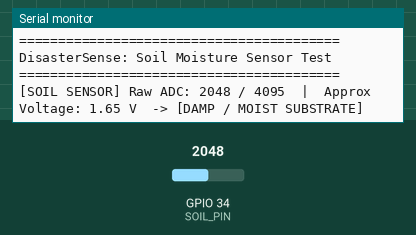
A sketch run on a simulated ESP32. On the bench: the last lines printed to the serial monitor. The test bench sets the inputs (shaded band); at power-on: GPIO 34 (SOIL_PIN) = 2048 (analog values on the 0–4095 scale).

Above: at 2.2 s.
2.3 s: GPIO 34 (SOIL_PIN) set to 1841
At 3.5 s:
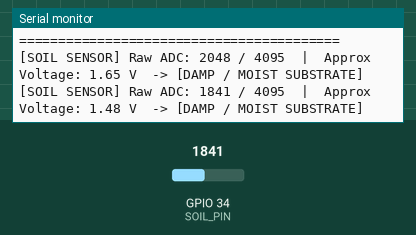
3.8 s: GPIO 34 (SOIL_PIN) set to 1728
At 5.2 s:
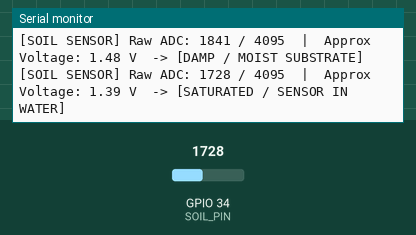

Measured:
- the behaviour switches between 1800 and 1799 on GPIO 34 (SOIL_PIN) (found by bisection; images 1 and 2)
- after the input at 2.3 s, the serial monitor: prints a new line after 0.41 s (image 1)
- after the input at 3.8 s, the serial monitor: prints a new line after 0.51 s (image 2)

The sketch:

test_soil_moisture.ino
```cpp
/*
 * DisasterSense - Test 4: Capacitive Soil Moisture Sensor
 *
 * Pin Connections:
 *   VCC     -> ESP32 3V3 rail
 *   GND     -> Common Ground rail
 *   AO/AOUT -> ESP32 GPIO 34 (ADC1 Channel 6, Input-only)
 *
 * Description:
 *   Reads the analog output voltage from the capacitive soil moisture sensor.
 *   Uses 12-bit ADC resolution (0 to 4095) with 11 dB attenuation (measuring 0 to ~3.3V).
 *   Averages 10 consecutive readings to filter out electrical noise.
 */

const int SOIL_PIN = 34;

void setup() {
  Serial.begin(115200);
  delay(1000);
  Serial.println("=========================================");
  Serial.println("DisasterSense: Soil Moisture Sensor Test");
  Serial.println("=========================================");

  // Set 12-bit ADC resolution (range 0 - 4095)
  analogReadResolution(12);

  // Set 11dB attenuation to allow measuring up to ~3.3V full scale
  analogSetPinAttenuation(SOIL_PIN, ADC_11db);
}

void loop() {
  // Take 10 samples and compute running average to eliminate noise
  long sum = 0;
  for (int i = 0; i < 10; i++) {
    sum += analogRead(SOIL_PIN);
    delay(10);
  }
  int rawAdc = sum / 10;

  // Approximate voltage conversion (3.3V reference / 4095 max ADC)
  float approxVoltage = (rawAdc / 4095.0) * 3.3;

  Serial.print("[SOIL SENSOR] Raw ADC: ");
  Serial.print(rawAdc);
  Serial.print(" / 4095  |  Approx Voltage: ");
  Serial.print(approxVoltage, 2);
  Serial.print(" V");

  // Qualitative baseline indicators for tabletop testing
  if (rawAdc > 3200) {
    Serial.println("  -> [DRY / SENSOR IN AIR]");
  } else if (rawAdc < 1800) {
    Serial.println("  -> [SATURATED / SENSOR IN WATER]");
  } else {
    Serial.println("  -> [DAMP / MOIST SUBSTRATE]");
  }

  delay(1500); // Sample every 1.5 seconds
}
```
